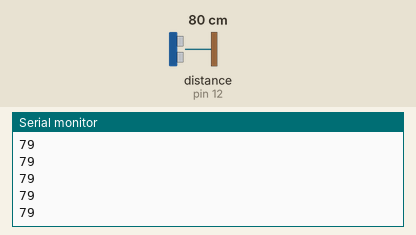
This sketch was run on a simulated Arduino Uno, built with avr-gcc and run on an emulated ATmega328P. Parts: the last lines printed to the serial monitor. Wiring (inferred from the names in the program): ultrasonic range finder: trigger pin 13; echo pin 12. The test bench sets the inputs (shaded band); at power-on: distance to the obstacle (sensor on pin 12) 80 cm. The echo pulse lasts 58.3 µs per cm.

Above: at 1.2 s.
1.3 s: distance to the obstacle (sensor on pin 12) set to 2 cm
At 2.0 s:
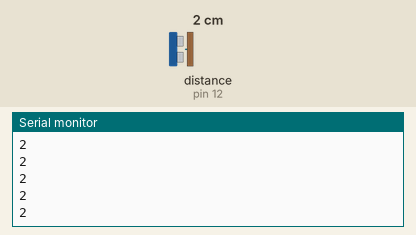
2.8 s: distance to the obstacle (sensor on pin 12) set to 4 cm
At 3.4 s:
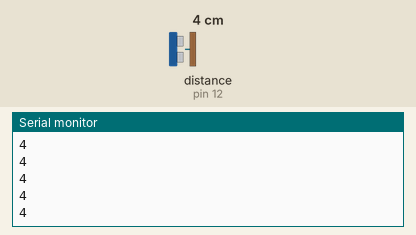
Timing chart, 0 to 5.8 s (numbered marks = the images above; inputs shaded):
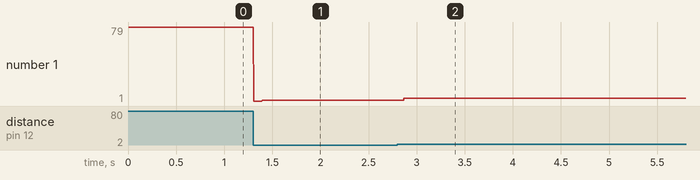

Measured:
- after the input at 1.3 s, the serial monitor: prints a new line at once (image 1)
- after the input at 2.8 s, the serial monitor: prints a new line after 0.07 s (image 2)
- plotted number 1: 79 → 2 after the input at 1.3 s, 2 → 4 after the input at 2.8 s

The sketch:

sketch_mar14b.ino
```cpp
#define echoPin 12
#define trigPin 13

long sure, uzaklik;

void setup() {
  pinMode(echoPin, INPUT);
  pinMode(trigPin, OUTPUT);

  Serial.begin(9600);
}

void loop() {
  digitalWrite(trigPin, LOW);
  delayMicroseconds(5);
  digitalWrite(trigPin, HIGH);
  delayMicroseconds(10);
  digitalWrite(trigPin, LOW);

  sure = pulseIn(echoPin, HIGH);
  uzaklik = sure / 29.1 / 2;

  Serial.println(uzaklik);
}
```
